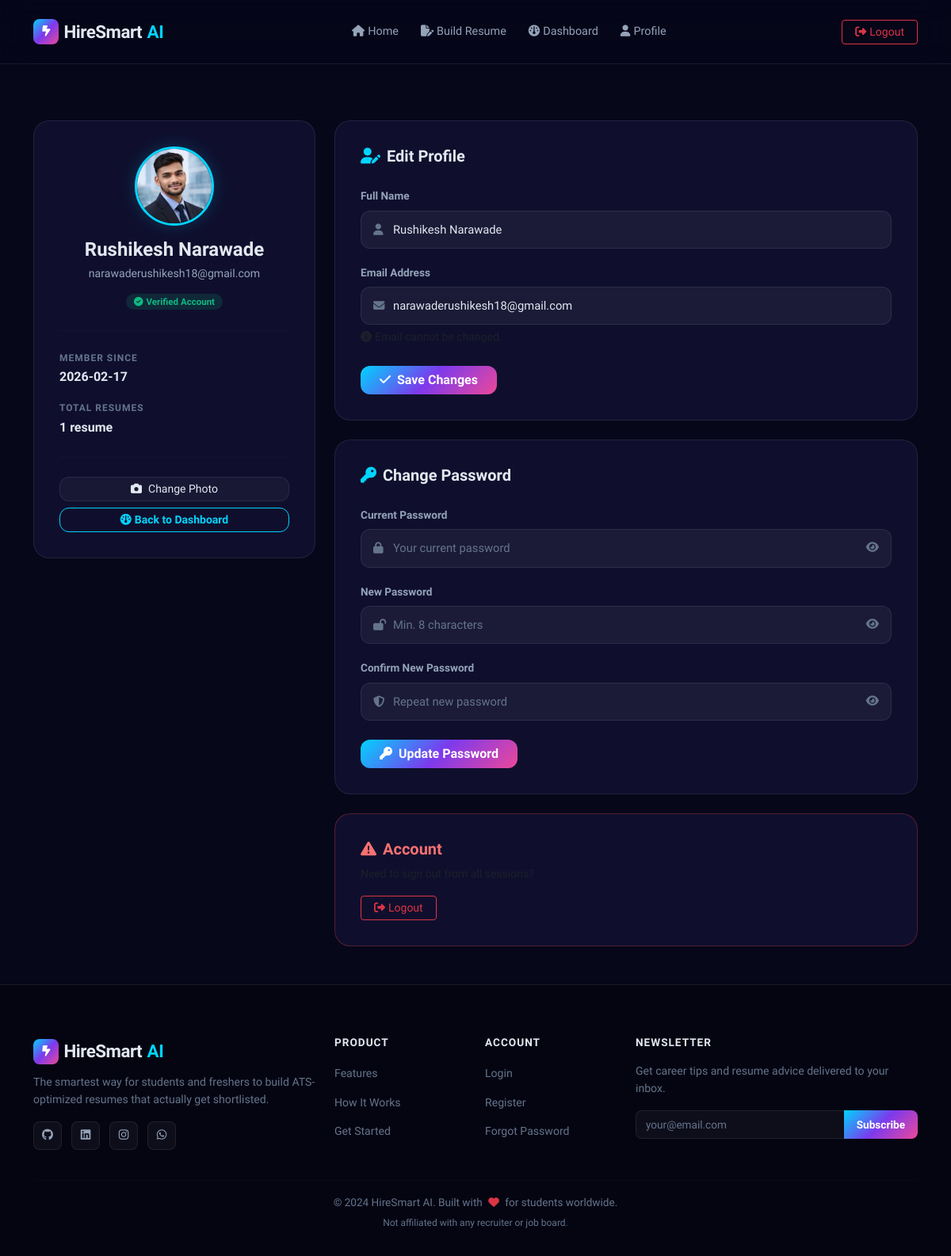
Screenshot of /profile (signed in) with the database file from the repository.
### tables this page shows
CREATE TABLE users (
            id          INTEGER PRIMARY KEY AUTOINCREMENT,
            name        TEXT    NOT NULL,
            email       TEXT    NOT NULL UNIQUE,
            password    TEXT    NOT NULL,
            is_verified INTEGER NOT NULL DEFAULT 0,
            avatar      TEXT,
            created_at  TEXT    NOT NULL DEFAULT (datetime('now'))
        );

### app.py (the view, shortened to what this page needs)
@app.route('/profile', methods=['GET', 'POST'])
@login_required
def profile():
    user = get_current_user()
    db = get_db()
    resume_count = db.execute(
        "SELECT COUNT(*) as cnt FROM resumes WHERE user_id=?", (user['id'],)
    ).fetchone()['cnt']
    return render_template('profile.html', user=user, resume_count=resume_count)

### app.py (called while the page is built)
def get_db():
    if 'db' not in g:
        g.db = sqlite3.connect(DB_PATH)
        g.db.row_factory = sqlite3.Row
        g.db.execute("PRAGMA journal_mode=WAL")
    return g.db

def login_required(f):
    @wraps(f)
    def decorated(*args, **kwargs):
        if 'user_id' not in session:
            flash('Please log in to continue.', 'warning')
            return redirect(url_for('login'))
        return f(*args, **kwargs)
    return decorated

def get_current_user():
    if 'user_id' not in session:
        return None
    db = get_db()
    return db.execute("SELECT * FROM users WHERE id = ?", (session['user_id'],)).fetchone()

### templates/profile.html (shortened to what this page needs)
{% extends 'base.html' %}
{% block content %}
<div class="profile-page">
  <div class="container py-5 mt-4">
    <div class="row justify-content-center gy-4">
      <div class="col-lg-4">
        <div class="profile-card text-center">
          <div class="profile-avatar-wrap d-inline-block mb-3">
            {% if user.avatar %}
              <img src="{{ url_for('uploaded_file', filename=user.avatar) }}"
                   class="profile-avatar" alt="Avatar">
            {% else %}
              <div class="profile-avatar-placeholder">{{ user.name[0].upper() }}</div>
            {% endif %}
          </div>
          <h4 style="font-weight:800;margin-bottom:0.25rem;">{{ user.name }}</h4>
          <p style="color:var(--text-muted);font-size:0.88rem;margin-bottom:0.5rem;">{{ user.email }}</p>
          <span style="background:rgba(16,185,129,0.15);color:var(--success);
                       font-size:0.72rem;padding:3px 10px;border-radius:99px;font-weight:700;">
            <i class="fa-solid fa-circle-check me-1"></i>Verified Account
          </span>
          <hr style="border-color:var(--border-glass);margin:1.5rem 0;">
          <div class="row g-3 text-start">
            <div class="col-12">
              <div style="color:var(--text-dim);font-size:0.75rem;font-weight:700;letter-spacing:1px;text-transform:uppercase;">Member Since</div>
              <div style="font-weight:600;">{{ user.created_at[:10] if user.created_at else '-' }}</div>
            </div>
            <div class="col-12">
              <div style="color:var(--text-dim);font-size:0.75rem;font-weight:700;letter-spacing:1px;text-transform:uppercase;">Total Resumes</div>
              <div style="font-weight:600;">{{ resume_count }} resume{{ 's' if resume_count != 1 }}</div>
            </div>
          </div>
          <hr style="border-color:var(--border-glass);margin:1.5rem 0;">
          <form method="POST" enctype="multipart/form-data">
            <button type="button" class="btn btn-glass btn-sm w-100"
                    onclick="document.getElementById('avatarFile').click()">
              <i class="fa-solid fa-camera me-2"></i>Change Photo
            </button>
          </form>
          <a href="{{ url_for('dashboard') }}" class="btn btn-outline-primary-custom btn-sm w-100 mt-2">
            <i class="fa-solid fa-gauge me-1"></i>Back to Dashboard
          </a>
        </div>
      </div>
      <div class="col-lg-8">
        <div class="profile-card mb-4">
          <h5 style="font-weight:800;margin-bottom:1.5rem;">
            <i class="fa-solid fa-user-pen text-primary-custom me-2"></i>Edit Profile
          </h5>
          <form method="POST">
            <div class="mb-3">
              <label class="form-label">Full Name</label>
              <div class="input-icon-wrap">
                <i class="input-icon fa-solid fa-user"></i>
                <input type="text" name="name" class="form-control hs-input"
                       value="{{ user.name }}" required>
              </div>
            </div>
            <div class="mb-4">
              <label class="form-label">Email Address</label>
              <div class="input-icon-wrap">
                <i class="input-icon fa-solid fa-envelope"></i>
                <input type="email" class="form-control hs-input" value="{{ user.email }}" disabled>
              </div>
              <div class="small text-muted mt-1">
                <i class="fa-solid fa-circle-info me-1"></i>Email cannot be changed.
              </div>
            </div>
            <button type="submit" class="btn btn-primary-glow px-4">
              <i class="fa-solid fa-check me-2"></i>Save Changes
            </button>
          </form>
        </div>
        <div class="profile-card">
          <h5 style="font-weight:800;margin-bottom:1.5rem;">
            <i class="fa-solid fa-key text-primary-custom me-2"></i>Change Password
          </h5>
          <form method="POST">
            <div class="mb-3">
              <label class="form-label">Current Password</label>
              <div class="input-icon-wrap">
                <i class="input-icon fa-solid fa-lock"></i>
                <input type="password" name="current_password" class="form-control hs-input"
                       placeholder="Your current password" required>
                <span class="toggle-pass"><i class="fa-solid fa-eye"></i></span>
              </div>
            </div>
            <div class="mb-3">
              <label class="form-label">New Password</label>
              <div class="input-icon-wrap">
                <i class="input-icon fa-solid fa-lock-open"></i>
                <input type="password" name="new_password" class="form-control hs-input"
                       placeholder="Min. 8 characters" required minlength="8">
                <span class="toggle-pass"><i class="fa-solid fa-eye"></i></span>
              </div>
            </div>
            <div class="mb-4">
              <label class="form-label">Confirm New Password</label>
              <div class="input-icon-wrap">
                <i class="input-icon fa-solid fa-shield-halved"></i>
                <input type="password" name="confirm_password" class="form-control hs-input"
                       placeholder="Repeat new password" required>
                <span class="toggle-pass"><i class="fa-solid fa-eye"></i></span>
              </div>
            </div>
            <button type="submit" class="btn btn-primary-glow px-4">
              <i class="fa-solid fa-key me-2"></i>Update Password
            </button>
          </form>
        </div>
        <div class="profile-card mt-4" style="border-color:rgba(239,68,68,0.3);">
          <h5 style="font-weight:800;margin-bottom:0.5rem;color:#f87171;">
            <i class="fa-solid fa-triangle-exclamation me-2"></i>Account
          </h5>
          <p class="text-muted small mb-3">Need to sign out from all sessions?</p>
          <a href="{{ url_for('logout') }}" class="btn btn-outline-danger btn-sm px-3">
            <i class="fa-solid fa-right-from-bracket me-1"></i>Logout
          </a>
        </div>
      </div>
    </div>
  </div>
</div>
{% endblock %}

### static/css/style.css (style rules this page uses)
:root { --bg-dark: #07071a; --bg-card: #0f0f2d; --bg-card2: #13133a; --bg-glass: rgba(255,255,255,0.04); --border-glass: rgba(255,255,255,0.08); --primary: #00d4ff; --primary-dim: rgba(0,212,255,0.15); --secondary: #7c3aed; --accent: #f59e0b; --success: #10b981; --danger: #ef4444; --warning: #f59e0b; --text-main: #e2e8f0; --text-muted: #94a3b8; --text-dim: #64748b; --gradient-main: linear-gradient(135deg, #00d4ff 0%, #7c3aed 50%, #ec4899 100%); --gradient-card: linear-gradient(135deg, rgba(0,212,255,0.08), rgba(124,58,237,0.08)); --shadow-glow: 0 0 30px rgba(0,212,255,0.15); --shadow-card: 0 8px 32px rgba(0,0,0,0.4); --radius-lg: 20px; --radius-md: 12px; --radius-sm: 8px; --font-main: 'Plus Jakarta Sans', sans-serif; --font-mono: 'Space Mono', monospace; --transition: all 0.3s cubic-bezier(0.4, 0, 0.2, 1); }
*, *::before, *::after { box-sizing: border-box; margin: 0; padding: 0; }
html { scroll-behavior: smooth; font-size: 16px; }
body { font-family: var(--font-main); background: var(--bg-dark); color: var(--text-main); line-height: 1.7; overflow-x: hidden; }
.btn-primary-glow { background: var(--gradient-main); color: #fff !important; border: none; font-weight: 700; border-radius: var(--radius-md); position: relative; overflow: hidden; transition: var(--transition); }
.btn-primary-glow::after { content: ''; position: absolute; inset: 0; background: rgba(255,255,255,0.12); opacity: 0; transition: opacity 0.3s; }
.btn-outline-primary-custom { background: transparent; color: var(--primary); border: 1.5px solid var(--primary); font-weight: 600; border-radius: var(--radius-md); transition: var(--transition); }
.btn-glass { background: var(--bg-glass); border: 1px solid var(--border-glass); color: var(--text-main); border-radius: var(--radius-md); transition: var(--transition); }
.form-label { font-size: 0.85rem; font-weight: 600; color: var(--text-muted); margin-bottom: 0.4rem; }
.hs-input { background: rgba(255,255,255,0.05) !important; border: 1px solid var(--border-glass) !important; color: var(--text-main) !important; border-radius: var(--radius-md) !important; padding: 0.75rem 1rem !important; font-size: 0.92rem !important; transition: var(--transition) !important; }
.hs-input::placeholder { color: var(--text-dim) !important; }
.input-icon-wrap { position: relative; }
.input-icon-wrap .input-icon { position: absolute; left: 1rem; top: 50%; transform: translateY(-50%); color: var(--text-dim); font-size: 0.9rem; pointer-events: none; }
.input-icon-wrap .hs-input { padding-left: 2.5rem !important; }
.input-icon-wrap .toggle-pass { position: absolute; right: 1rem; top: 50%; transform: translateY(-50%); color: var(--text-dim); cursor: pointer; font-size: 0.9rem; }
.profile-page { padding-top: 80px; min-height: 100vh; }
.profile-card { background: var(--bg-card); border: 1px solid var(--border-glass); border-radius: var(--radius-lg); padding: 2rem; }
.profile-avatar-wrap { position: relative; display: inline-block; }
.profile-avatar { width: 100px; height: 100px; border-radius: 50%; object-fit: cover; border: 3px solid var(--primary); box-shadow: 0 0 20px rgba(0,212,255,0.2); }
.text-primary-custom { color: var(--primary) !important; }

### rows the page displays
users: avatar (picture), name "Rushikesh Narawade", email "narawaderushikesh18@gmail.com", created_at "2026-02-17"

### other values shown
{{ resume_count }} "1"
